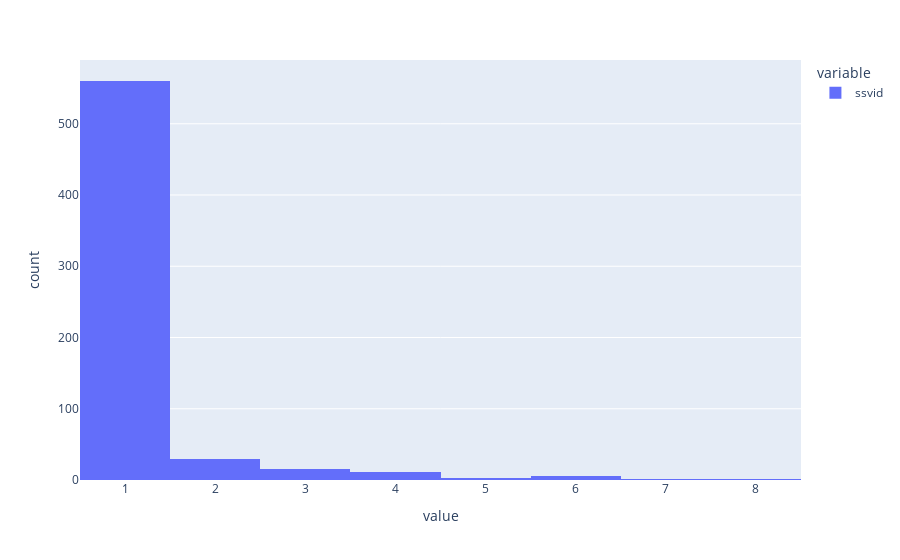

Here is the notebook cell this chart was saved with:
### Code cell
px.histogram(df.groupby('imo').ssvid.count())

### Figure 1 — Plotly figure (JSON) as saved in the notebook; plotly's stock layout.template omitted (floating-point values rounded to 4 significant figures; data arrays with more than 128 entries replaced by an {"elided": "..."} marker saying what was removed)
{"data": [{"alignmentgroup": "True", "bingroup": "x", "hovertemplate": "variable=ssvid<br>value=%{x}<br>count=%{y}<extra></extra>", "legendgroup": "ssvid", "marker": {"color": "#636efa", "pattern": {"shape": ""}}, "name": "ssvid", "offsetgroup": "ssvid", "orientation": "v", "showlegend": true, "type": "histogram", "x": {"elided": "628 int values"}, "xaxis": "x", "yaxis": "y"}], "layout": {"barmode": "relative", "legend": {"title": {"text": "variable"}, "tracegroupgap": 0}, "margin": {"t": 60}, "xaxis": {"anchor": "y", "domain": [0, 1], "title": {"text": "value"}}, "yaxis": {"anchor": "x", "domain": [0, 1], "title": {"text": "count"}}}}
